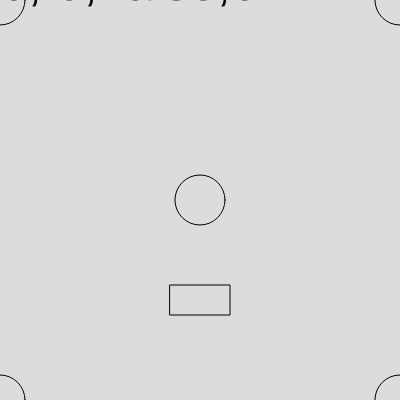
Frame 1 (no input)
Frame 60 (no input): identical to frame 1, image omitted
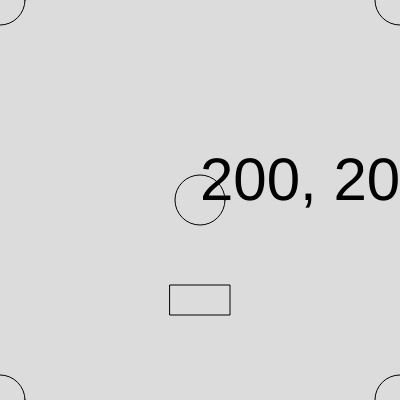
Frame 120 (the mouse pressed at the canvas centre since frame 60)

The p5.js sketch that drew these frames (run headless with seeded random() and noise() and a simulated clock; from frame 60 on, the mouse is pressed at the canvas centre):

// p5.js sketch
// ── sketch.js
// User Events + Day 1 Challenge
// Sam
// Sept 11, 2025

// GLOBAL VARIABLES HERE...
// can only work with "simple" data in this
// section of code. No system variables are
// available until in setup(), ...after canvas is made

let circleColor = false;
let currentColor = "white";

let x; let y = 300;
let tSize = 50;  //for text-font size
//  declaration    initialization

function setup() {
  createCanvas(400, 400);
  rectMode(CENTER);
  x = width / 2;
}

function draw() {  //60 fps
  background(220);
  challenge();  //coordinate system challenge
  movement();
  rect(x, y, 60, 30);
  mouseReport();
}

function mouseReport(){
  // inspect some of the built-ins (system variables)
  // for working with the mouse
  fill(0);
  let src = mouseX + ", " + mouseY + ", " + mouseIsPressed+","+mouseButton;
  textSize(tSize);
  text(src, mouseX, mouseY);

  if(mouseIsPressed){
    
  }
}

function mousePressed(){
  //function automatically called ONCE per mouse click interaction
  tSize = random(10, 80);
}






function movement() {
  // check for keyboard presses each frame
  // and move the rectangle accordingly

  // if (keyCode === RIGHT_ARROW && keyIsPressed) x += 5;
  // else if (keyCode === LEFT_ARROW && keyIsPressed) x -= 5;

  if (keyIsDown(UP_ARROW)) y -= 15;
  if (keyIsDown(DOWN_ARROW)) y += 15;
  if (keyIsDown(LEFT_ARROW)) x -= 15;
  if (keyIsDown(RIGHT_ARROW)) x += 15;
}

function keyPressed() {
  // this is special EVENT function, gets
  // automatically called anytime a keyboard
  // button is pressed.


  print("key was pressed");
  if (key === "g") currentColor = "green";
  else if (keyCode === CONTROL) currentColor = "aqua";

  circleColor = !circleColor;

  // how to tell WHICH key was pressed???

}

function challenge() {
  // draw 5 hollow circles, in 4 corners and 
  // center position,  50px in diameter each
  noFill();

  if (circleColor) {  //circleColor === true
    fill(currentColor);
  }
  //5 circles
  circle(0, 0, 50);
  circle(width, 0, 50);
  circle(0, height, 50);
  circle(width, height, 50);
  circle(width * 0.5, height * 0.5, 50);
}
